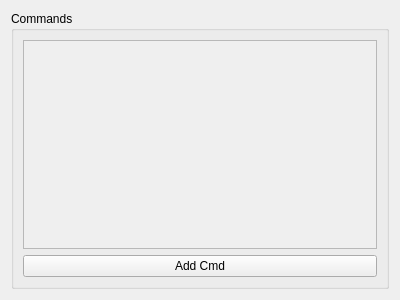
<?xml version="1.0" encoding="UTF-8"?>
<ui version="4.0">
 <class>CmdWidget</class>
 <widget class="QWidget" name="CmdWidget">
  <property name="geometry">
   <rect>
    <x>0</x>
    <y>0</y>
    <width>400</width>
    <height>300</height>
   </rect>
  </property>
  <property name="minimumSize">
   <size>
    <width>350</width>
    <height>0</height>
   </size>
  </property>
  <property name="windowTitle">
   <string>CmdWidget</string>
  </property>
  <layout class="QVBoxLayout" name="verticalLayout">
   <item>
    <widget class="QGroupBox" name="groupBox">
     <property name="title">
      <string>Commands</string>
     </property>
     <layout class="QVBoxLayout" name="verticalLayout_4">
      <item>
       <widget class="QScrollArea" name="scrollArea">
        <property name="horizontalScrollBarPolicy">
         <enum>Qt::ScrollBarAlwaysOff</enum>
        </property>
        <property name="widgetResizable">
         <bool>true</bool>
        </property>
        <widget class="QWidget" name="_CmdScrollContents">
         <property name="geometry">
          <rect>
           <x>0</x>
           <y>0</y>
           <width>368</width>
           <height>208</height>
          </rect>
         </property>
         <property name="minimumSize">
          <size>
           <width>300</width>
           <height>0</height>
          </size>
         </property>
         <layout class="QVBoxLayout" name="verticalLayout_2">
          <item>
           <layout class="QVBoxLayout" name="CmdScrollContents"/>
          </item>
         </layout>
        </widget>
       </widget>
      </item>
      <item>
       <widget class="QPushButton" name="addCmdButton">
        <property name="text">
         <string>Add Cmd</string>
        </property>
       </widget>
      </item>
     </layout>
    </widget>
   </item>
  </layout>
 </widget>
 <resources/>
 <connections/>
</ui>
